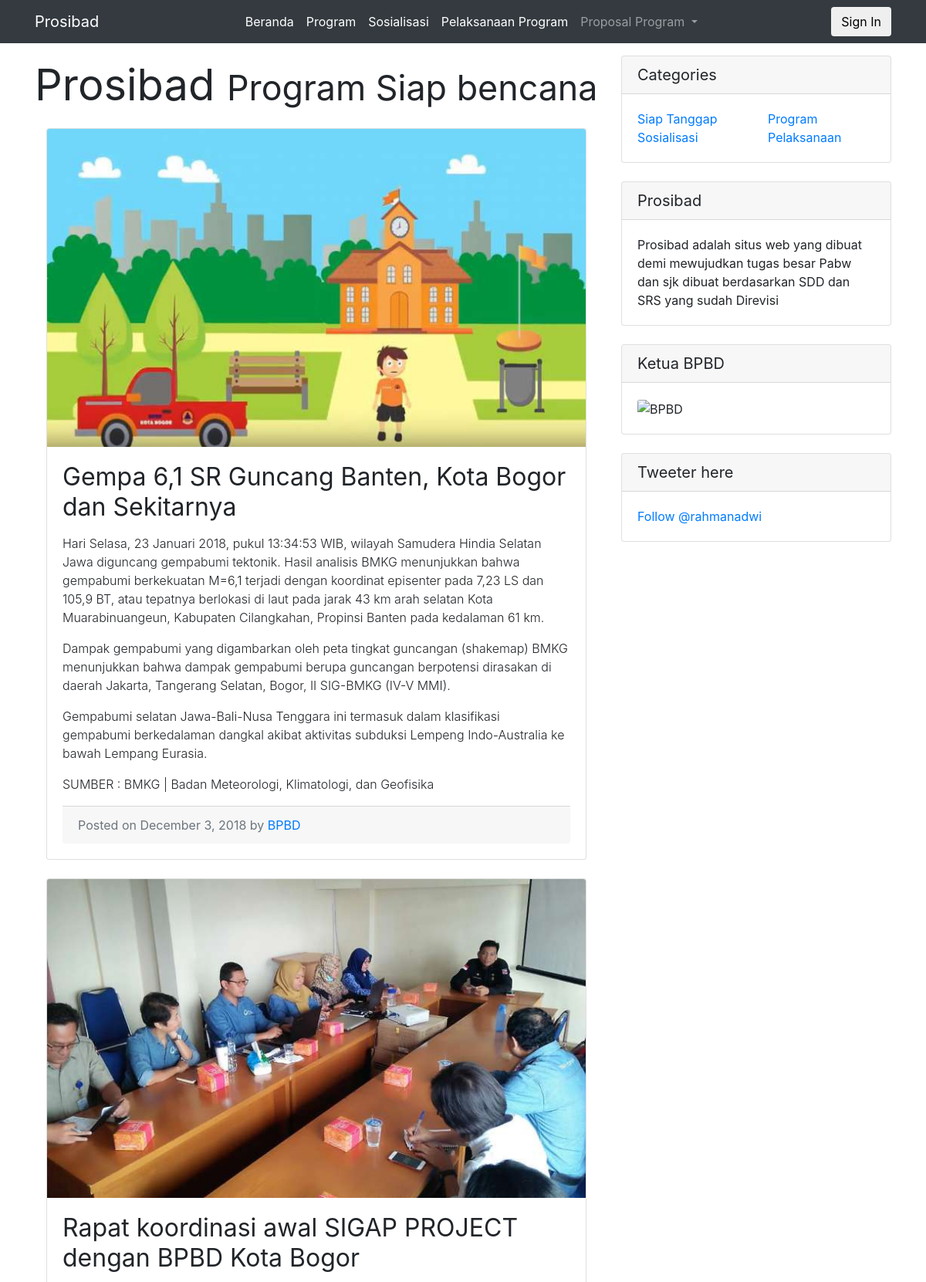
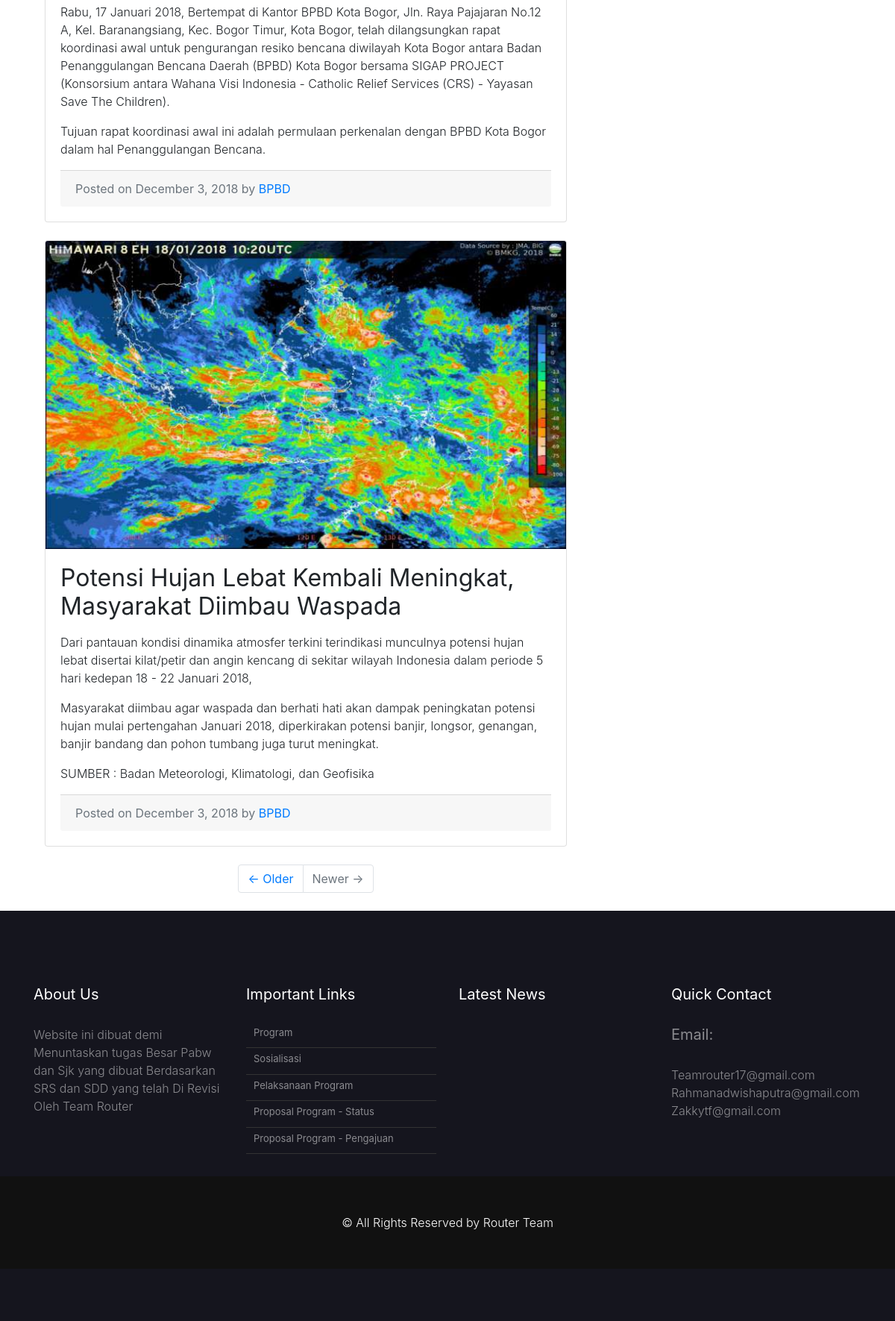
The page / on the database its author committed (2 pictures, top to bottom).
### tables this page shows
CREATE TABLE `tbl_berita` (
  `berita_id` int(11) NOT NULL,
  `berita_judul` varchar(150) DEFAULT NULL,
  `berita_isi` text,
  `berita_image` varchar(40) DEFAULT NULL,
  `berita_tanggal` timestamp NOT NULL DEFAULT CURRENT_TIMESTAMP
);

### application/controllers/Welcome.php (called while the page is built, shortened)
<?php
class Welcome extends CI_Controller {
	function __construct(){
		$this->load->model('m_berita');
        $this->load->library('upload');
    }
	public function index()
	{
		$x['data']=$this->m_berita->get_all_berita();
		$this->load->view('welcome_message',$x);
	}
}

### index.php (called while the page is built, shortened)
<?php
require_once BASEPATH.'core/CodeIgniter.php';

### application/models/M_berita.php (called while the page is built, shortened)
<?php
class M_berita extends CI_Model{
	function get_all_berita(){
		$hsl=$this->db->query("SELECT * FROM tbl_berita ORDER BY berita_id DESC");
		return $hsl;
	}
}

### application/views/welcome_message.php (the view, shortened to what this page needs)
<!DOCTYPE html>
  <head>
<link href="//maxcdn.bootstrapcdn.com/bootstrap/4.1.3/css/bootstrap.min.css" rel="stylesheet" id="bootstrap-css">
    <link  rel="stylesheet" href="<?php echo base_url().'/css/gaya.css'?>"  type="text/css" media="all" >
  </head>
  <body>
    <nav class="navbar navbar-expand-lg navbar-dark bg-dark sticky-top">
      <div class="container">
        <a class="navbar-brand" href="#">Prosibad</a>
        <div class="collapse navbar-collapse" id="navbarResponsive">
          <ul class="navbar-nav ml-auto">
            <div class="nav-link">
              <?php echo anchor('Welcome/index','<div class="customcolor"> Beranda </div>'); ?>
            </div>
             <li class="nav-item">
            <div class="nav-link">
              <?php echo anchor('link/viewprogram','<div class="customcolor"> Program </div>'); ?>
            </div>
          </li>
            <li class="nav-item">
              <div class="nav-link">
              <?php echo anchor('link/viewsosial','<div class="customcolor"> Sosialisasi </div>'); ?>
            </div>
            </li>
           <li class="nav-item">
              <div class="nav-link">
              <?php echo anchor('link/viewpelaksanaan','<div class="customcolor"> Pelaksanaan Program </div>'); ?>
              </div>
            </li>
      <li class="nav-item dropdown">
        <a class="nav-link dropdown-toggle" href="#" id="navbarDropdown" role="button" data-toggle="dropdown" aria-haspopup="true" aria-expanded="false">
          Proposal Program
        </a>
      </li>
          </ul>
      <div class="ml-auto my-2 my-lg-0">
<button class="btn btn-outline"><?php echo anchor('Login/index','<div class="dropcolor"> Sign In </div>');?></button>
</div></div>
</div>
    </nav>
    <div class="container">
      <div class="row">
        <div class="col-md-8">
          <h1 class="my-4">Prosibad
            <small>Program Siap bencana</small>
          </h1>
  <div class="container">
    <?php
      function limit_words($string, $word_limit){
                $words = explode(" ",$string);
                return implode(" ",array_splice($words,0,$word_limit));
            }
      foreach ($data->result_array() as $i) :
        $id=$i['berita_id'];
        $judul=$i['berita_judul'];
        $image=$i['berita_image'];
        $isi=$i['berita_isi'];
    ?>
     <div class="card mb-4">
            <img class="card-img-top" src="<?php echo base_url().'assets/images/'.$image;?>" alt="Card image cap">
            <div class="card-body">
              <h2 class="card-title"><?php echo $judul;?></h2>
              <p class="card-text"><?php echo limit_words($isi,90000);?><a href="<?php echo base_url().'index.php/post_berita/view/'.$id;?>"></a></p>
            <div class="card-footer text-muted">
              Posted on December 3, 2018 by
              <a href="#">BPBD</a>
            </div>
          </div>
      </div>
    <?php endforeach;?>
  </div>
          <ul class="pagination justify-content-center mb-4">
            <li class="page-item">
              <a class="page-link" href="#">← Older</a>
            </li>
            <li class="page-item disabled">
              <a class="page-link" href="#">Newer →</a>
            </li>
          </ul>
        </div>
        <div class="col-md-4">
          <div class="card my-3">
            <h5 class="card-header">Categories</h5>
            <div class="card-body">
              <div class="row">
                <div class="col-lg-6">
                  <ul class="list-unstyled mb-0">
                    <li>
                      <a href="index">Siap Tanggap</a>
                    </li>
                    <li>
                  <?php echo anchor('link/viewsosial','<div> Sosialisasi </div>'); ?>
                    </li>
                  </ul>
                </div>
                <div class="col-lg-6">
                  <ul class="list-unstyled mb-0">
                    <li>
                <?php echo anchor('link/viewprogram','<div> Program </div>'); ?>
                    </li>
                    <li>
                      <?php echo anchor('link/viewpelaksanaan','<div> Pelaksanaan </div>'); ?>
                    </li>
                  </ul>
                </div>
              </div>
            </div>
          </div>
          <div class="card my-4">
            <h5 class="card-header">Prosibad</h5>
            <div class="card-body">
              Prosibad adalah situs web yang dibuat demi mewujudkan tugas besar Pabw dan sjk
              dibuat berdasarkan SDD dan SRS yang sudah Direvisi
            </div>
          </div>
          <div class="card my-4">
            <h5 class="card-header">Ketua BPBD</h5>
            <div class="card-body">
              <img class="card-img-top" src="https://pbs.twimg.com/profile_images/842298737011519488/Yx0yMvJu_400x400.jpg" alt="BPBD">
            </div>
          </div>
          <div class="card my-4">
            <h5 class="card-header">Tweeter here</h5>
            <div class="card-body">
<a href="https://twitter.com/rahmanadwi" class="twitter-follow-button" data-show-count="false">Follow @rahmanadwi</a><script async src="https://platform.twitter.com/widgets.js" charset="utf-8"></script>
            </div>
          </div>
        </div>
      </div>
    </div>
    <footer class="kilimanjaro_area">
        <div class="foo_top_header_one section_padding_100_70">
            <div class="container">
                <div class="row">
                    <div class="col-12 col-md-6 col-lg-3">
                        <div class="kilimanjaro_part">
                            <h5>About Us</h5>
                            <p>
                              Website ini dibuat demi Menuntaskan tugas Besar Pabw dan Sjk yang dibuat Berdasarkan SRS dan SDD yang telah Di Revisi Oleh Team Router
                            </p>
                        </div>
                    </div>
                    <div class="col-12 col-md-6 col-lg-3">
                        <div class="kilimanjaro_part">
                            <h5>Important Links</h5>
                            <ul class="kilimanjaro_links">
                                <li><a href="<?= site_url('korporat/program'); ?>"><i class="fa fa-angle-right" aria-hidden="true"></i>Program</a></li>
                                <li><a href="<?= site_url('korporat/sosialisasi'); ?>"><i class="fa fa-angle-right" aria-hidden="true"></i>Sosialisasi</a></li>
                                <li><a href="<?= site_url('korporat/pelaksanaan'); ?>"><i class="fa fa-angle-right" aria-hidden="true"></i>Pelaksanaan Program</a></li>
                                <li><a href="<?= site_url('korporat/status') ?>"><i class="fa fa-angle-right" aria-hidden="true"></i>Proposal Program - Status</a></li>
                                <li><a href="<?= site_url('korporat/pengajuan') ?>"><i class="fa fa-angle-right" aria-hidden="true"></i>Proposal Program - Pengajuan</a></li>
                            </ul>
                        </div>
                    </div>
                    <div class="col-12 col-md-6 col-lg-3">
                        <div class="kilimanjaro_part">
                            <h5>Latest News</h5>
                        </div>
                    </div>
                    <div class="col-12 col-md-6 col-lg-3">
                        <div class="kilimanjaro_part">
                            <h5>Quick Contact</h5>
                            <div class="kilimanjaro_single_contact_info">
                            <div class="kilimanjaro_single_contact_info">
                                <h5>Email:</h5>
                                <p>Teamrouter17@gmail.com<br> Rahmanadwishaputra@gmail.com
                                <br> Zakkytf@gmail.com</p>
                            </div>
                        </div>
                    </div>
                </div>
            </div>
        </div>
    <footer>
        <div class=" kilimanjaro_bottom_header_one section_padding_50 text-center">
            <div class="container">
                <div class="row">
                    <div class="col-12">
                        <p>© All Rights Reserved by Router Team</p>
                    </div>
                </div>
            </div>
        </div>
    </footer>
  </body>
</html>

### css/gaya.css (style rules this page uses)
.customcolor { color: white; }
a { text-decoration: none !important; }
.dropcolor { color: #000000; }
h1 { font-size: 3.5rem; font-weight: 300; line-height: 1.1; }
.kilimanjaro_area { position: relative; z-index: 1; }
.foo_top_header_one { background-color: #15151e; color: #fff; }
.section_padding_100_70 { padding-top: 100px; padding-bottom: 70px; }
.foo_top_header_one { color: #fff; }
.kilimanjaro_part { margin-bottom: 30px; }
.foo_top_header_one .kilimanjaro_part > h5 { color: #fff; }
.kilimanjaro_part h4, .kilimanjaro_part h5 { margin-bottom: 30px; }
.kilimanjaro_single_contact_info > p, .kilimanjaro_single_contact_info > h5, .kilimanjaro_blog_area > a, .foo_top_header_one .kilimanjaro_part > p { color: rgba(255,255,255,.5); }
p, ul li, ol li { font-weight: 300; }
ul { margin: 0; padding: 0; }
.kilimanjaro_bottom_header_one { background-color: #111; }
.section_padding_50 { padding: 50px 0; }
.kilimanjaro_bottom_header_one p { color: #fff; margin: 0; }
a, h1, h2, h3, h4, h5, h6 { font-weight: 400; }
ol li, ul li { list-style: outside none none; }
.kilimanjaro_links a { border-bottom: 1px solid #333; color: rgba(255,255,255,.5); display: block; font-size: 13px; margin-bottom: 5px; padding-bottom: 10px; }
.kilimanjaro_links a { color: rgba(255,255,255,.5); font-size: 13px; }
.kilimanjaro_links a i { padding-right: 10px; }

### rows shown on the page
tbl_berita: berita_image (picture), berita_judul "Gempa 6,1 SR Guncang Banten, Kota Bogor dan Sekitarnya", berita_isi "Hari Selasa, 23 Januari 2018, pukul 13:34:53 WIB, wilayah Samudera Hindia Selatan Jawa diguncang gempabumi tektonik. Hasil analisis BMKG menunjukkan bahwa gempabumi berkekuatan M=6,1 terjadi dengan koordinat episenter pada 7,23 LS dan 105,9 BT, atau tepatnya berlokasi di laut pada jarak 43 km arah selatan Kota Muarabinuangeun, Kabupaten Cilangkahan, Propinsi Banten pada kedalaman 61 km. Dampak gempabumi yang digambarkan oleh peta tingkat guncangan (shakemap) BMKG menunjukkan bahwa dampak gempabumi berupa guncangan berpotensi dirasakan di daerah Jakarta, Tangerang Selatan, Bogor, II SIG-BMKG (IV-V MMI). Gempabumi selatan Jawa-Bali-Nusa Tenggara ini termasuk dalam klasifikasi gempabumi…"
tbl_berita: berita_image (picture), berita_judul "Rapat koordinasi awal SIGAP PROJECT dengan BPBD Kota Bogor", berita_isi "Rabu, 17 Januari 2018, Bertempat di Kantor BPBD Kota Bogor, Jln. Raya Pajajaran No.12 A, Kel. Baranangsiang, Kec. Bogor Timur, Kota Bogor, telah dilangsungkan rapat koordinasi awal untuk pengurangan resiko bencana diwilayah Kota Bogor antara Badan Penanggulangan Bencana Daerah (BPBD) Kota Bogor bersama SIGAP PROJECT (Konsorsium antara Wahana Visi Indonesia - Catholic Relief Services (CRS) - Yayasan Save The Children). Tujuan rapat koordinasi awal ini adalah permulaan perkenalan dengan BPBD Kota Bogor dalam hal Penanggulangan Bencana."
tbl_berita: berita_image (picture), berita_judul "Potensi Hujan Lebat Kembali Meningkat, Masyarakat Diimbau Waspada", berita_isi "Dari pantauan kondisi dinamika atmosfer terkini terindikasi munculnya potensi hujan lebat disertai kilat/petir dan angin kencang di sekitar wilayah Indonesia dalam periode 5 hari kedepan 18 - 22 Januari 2018, Masyarakat diimbau agar waspada dan berhati hati akan dampak peningkatan potensi hujan mulai pertengahan Januari 2018, diperkirakan potensi banjir, longsor, genangan, banjir bandang dan pohon tumbang juga turut meningkat. SUMBER : Badan Meteorologi, Klimatologi, dan Geofisika"

### other values the page prints
anchor('Welcome/index','<div class="customcolor"> Beranda </div>') "Beranda"
anchor('link/viewprogram','<div class="customcolor"> Program </div>') "Program"
anchor('Login/index','<div class="dropcolor"> Sign In </div>') "Sign In"
anchor('link/viewsosial','<div> Sosialisasi </div>') "Sosialisasi"
anchor('link/viewprogram','<div> Program </div>') "Program"
anchor('link/viewpelaksanaan','<div> Pelaksanaan </div>') "Pelaksanaan"
